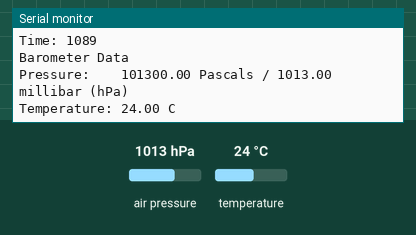
Recording of a sketch running on a simulated Arduino Uno, built with avr-gcc and run on an emulated ATmega328P. Shown: the last lines printed to the serial monitor. The test bench sets the inputs (shaded band); at power-on: air pressure 1013 hPa, temperature 24 °C.

Above: at 1.2 s.
1.3 s: air pressure set to 952 hPa
At 1.47 s:
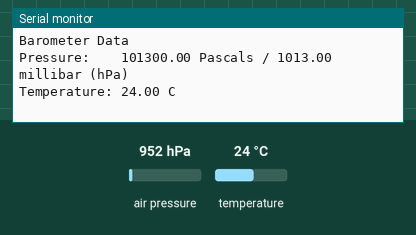
2.8 s: temperature set to 12 °C
At 3.11 s:
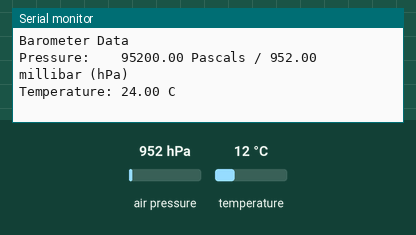
4.3 s: air pressure set to 975 hPa
At 4.74 s:
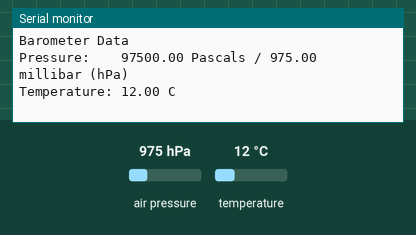
Timing chart, 0 to 7.3 s (numbered marks = the images above; inputs shaded):
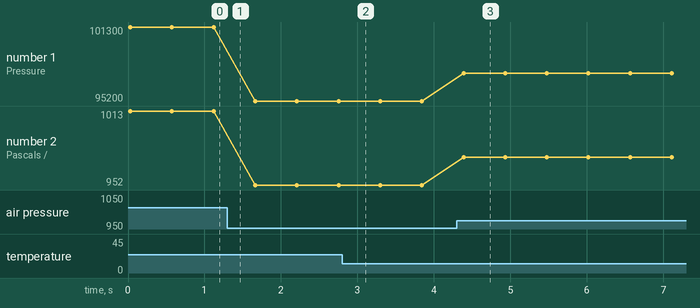

Measured:
- after the input at 4.3 s, the serial monitor: prints a new line after 0.09 s (image 3)
- plotted number 1: 101300 → 95200 after the input at 1.3 s, 95200 → 97500 after the input at 4.3 s
- plotted number 2: 1013 → 952 after the input at 1.3 s, 952 → 975 after the input at 4.3 s

The sketch:

BMP183.ino
```cpp
// Code for the BMP pressure sensor (retired)
// Written by CDY on 11/14/17
//
// Circuit is as follows:
// Arduino UNO, BMP183 sensor
//    UNO 4   -> BMP CS
//    UNO 5   -> BMP SDI
//    UNO 6   -> BMP SDO
//    UNO 7   -> BMP CLK
//    UNO +5V -> BMP Vin
//    UNO GND -> BMP GND


// libraries
#include <Adafruit_BMP183.h>      // load the barometer library

// pins
#define BMP183_CLK  7              // Baro serial clock software SPI
#define BMP183_SDO  6              // Baro MISO software SPI
#define BMP183_SDI  5              // Baro MOSI software SPI
#define BMP183_CS   4              // Baro chip select software SPI
unsigned int tme = 0;

// tell arduino what BMP is
Adafruit_BMP183 bmp = Adafruit_BMP183(BMP183_CLK, BMP183_SDO, BMP183_SDI, BMP183_CS);

void setup() {

  // setup serial com with computer
  Serial.begin(9600);

  // check to see if the barometer is working
  bmp.begin();

}

void loop() {

  // get current time info
  tme = millis();
  Serial.print("Time: ");
  Serial.println(tme);

  Serial.println("Barometer Data");
  Serial.print("Pressure:    ");
  Serial.print(bmp.getPressure());
  float pressure = bmp.getPressure();   // pressure in Pa
  Serial.print(" Pascals / ");
  Serial.print(bmp.getPressure() / 100);
  Serial.println(" millibar (hPa)");
  float temperature = bmp.getTemperature(); // temperature in degC
  Serial.print("Temperature: ");
  Serial.print(temperature);
  Serial.println(" C");
  Serial.println(" ");

  delay(500);

}
```
